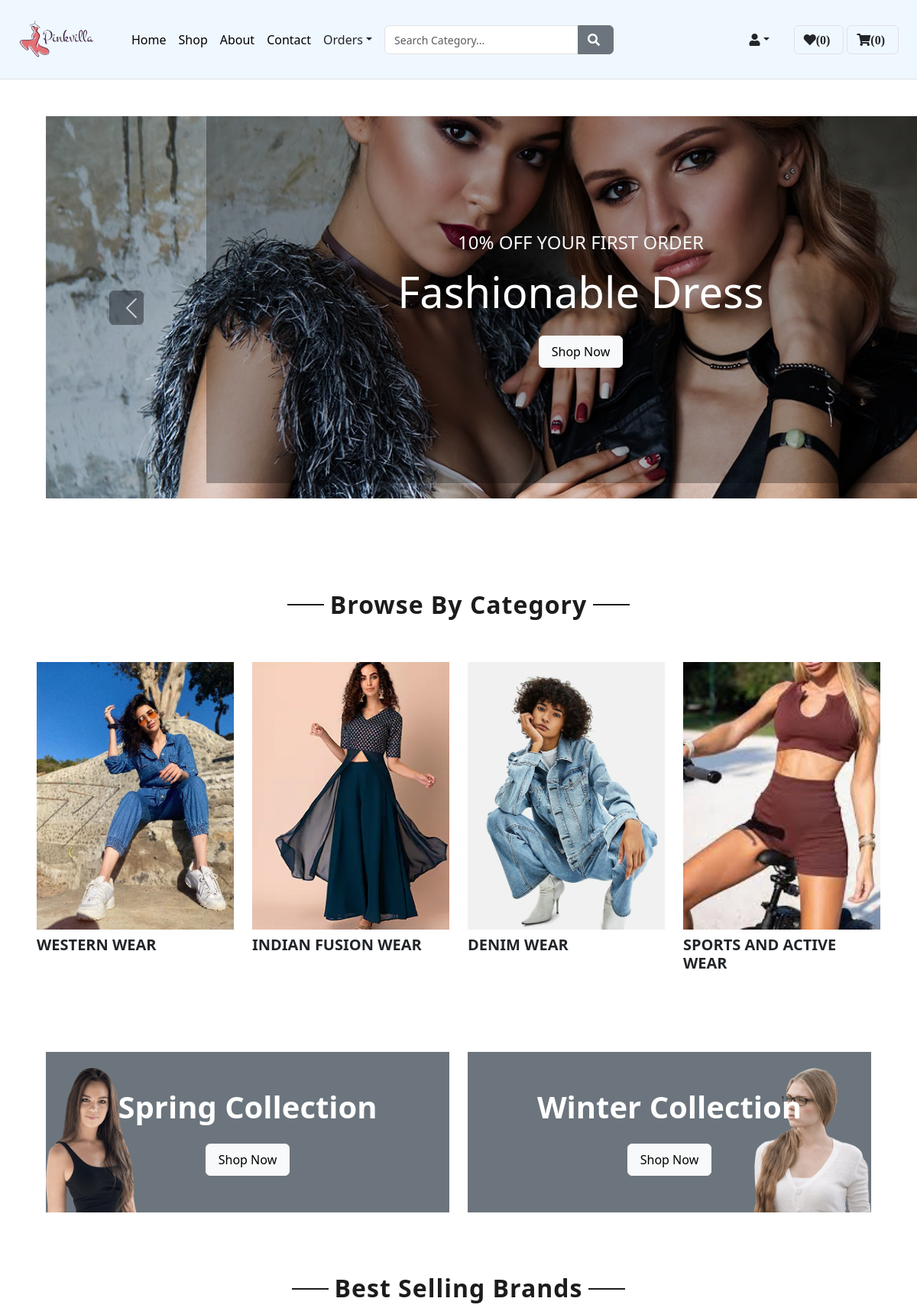
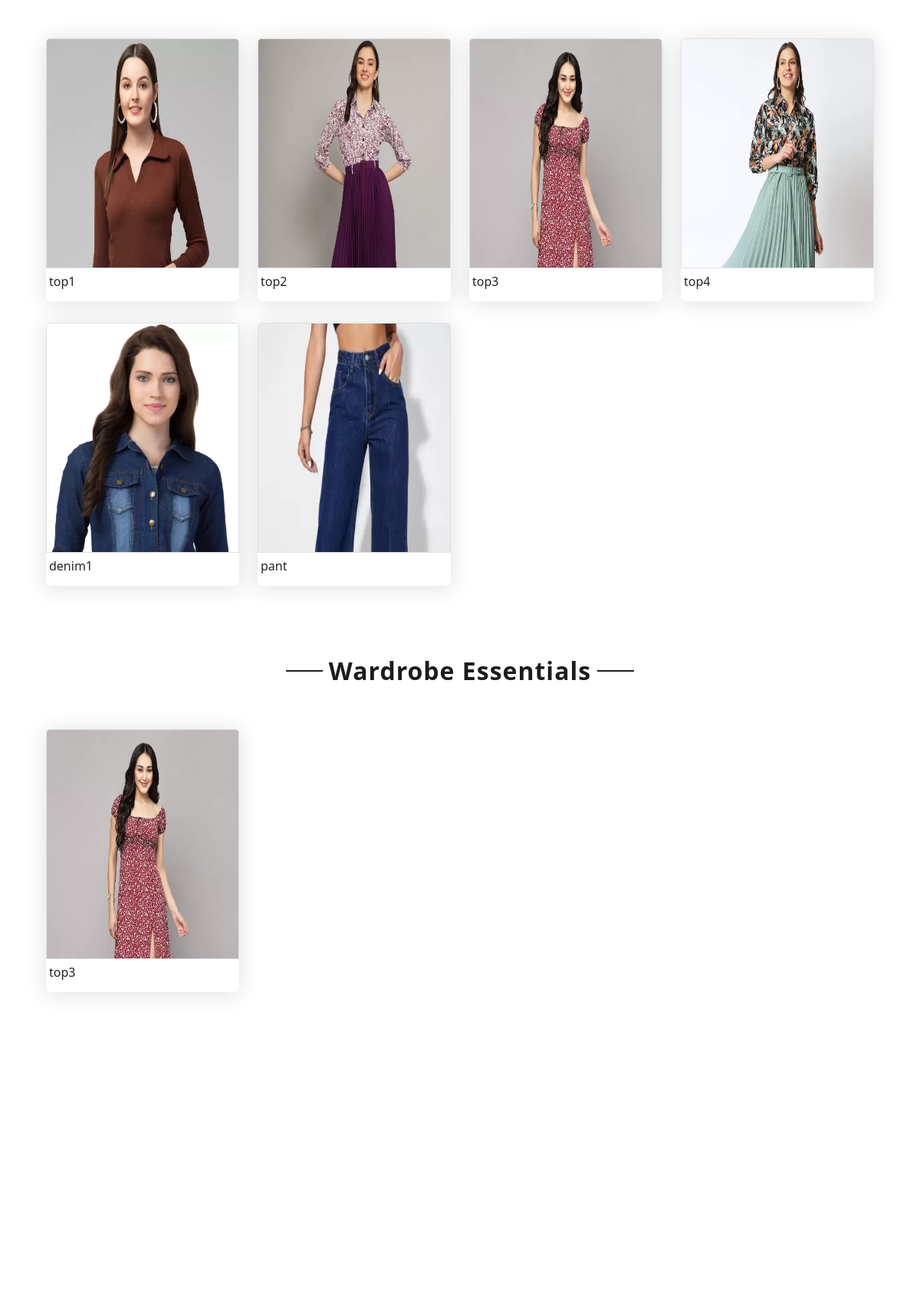
The page / (signed in, upper part) on the database its author committed (2 pictures, top to bottom).
### app1/models.py (models this page shows, shortened)
class category(models.Model):
    id = models.AutoField(primary_key=True)
    name = models.CharField(max_length=100)
    category_image = models.ImageField(upload_to='category',default='default_image.jpg')

class Product(models.Model):
    id = models.AutoField(primary_key=True)
    name = models.CharField(max_length=100)
    brand = models.ForeignKey(Brand,on_delete=models.CASCADE)
    category = models.ForeignKey(category,on_delete=models.CASCADE)
    description = models.TextField()
    sales_count = models.PositiveIntegerField(default=0)
    wardrobe_essential = models.BooleanField(default=False)
    offer = models.ForeignKey(Offer, on_delete=models.SET_NULL, blank=True, null=True)
    image = models.ImageField(blank=True, upload_to='images/')

### app1/views.py (the view, shortened to what this page needs)
# urls.py: path('', views.user_home, name='userhome'),
@never_cache
def user_home(request):
    if 'username' in request.session:
        username = request.session["username"]
        user = custom_user.objects.get(username=username)
        wishlistobj = Wishlist.objects.filter(username=user)
        wishlist_count = wishlistobj.count()
        cart = Cart.objects.filter(username = user)
        cart_count = cart.count()
        categories = category.objects.all()
        best_selling_products = Product.objects.order_by('-sales_count')[:8]
        wardrobe_essentials = Product.objects.filter(wardrobe_essential=True)[:4]
        return render(request, 'user_home.html', {
            'categories': categories,
            'best_selling_products': best_selling_products,
            'wardrobe_essentials': wardrobe_essentials,
            'wishlist_count':wishlist_count,
            "cart":cart,
            "cart_count":cart_count,
        })
    else:
        return redirect('home_before')

### app1/templates/user_home.html (shortened to what this page needs)
<!DOCTYPE html>
<html lang="en">
  {% load static %}
<head>
    <link href="https://cdnjs.cloudflare.com/ajax/libs/font-awesome/5.10.0/css/all.min.css" rel="stylesheet">
    <link href="lib/owlcarousel/assets/owl.carousel.min.css" rel="stylesheet">
    <link href="/static/app/css/style.min.css" rel="stylesheet">
    <link href="{% static 'app/css/style.css' %}" rel="stylesheet">
    <link href="https://cdn.jsdelivr.net/npm/bootstrap@5.3.0/dist/css/bootstrap.min.css" rel="stylesheet">
</head>
<body>
    <div class="row align-items-center py-1 px-xl-4" style=" background-color: aliceblue;">
        <div class="d-flex align-items-center">
            <div class="mr-5 d-none d-lg-block">
                <a href="" class="text-decoration-none">
                    <h1 class="mb-3 display-5 font-weight-semi-bold">
                             <img src="{% static "app/img/product/logo2.png" %}" alt="Logo" class="img-fluid"  style="width: 100px; height: auto; ">
                    </h1>
                </a>
            </div>
            <div class="mr-3">
                <a href="{% url 'userhome' %}" style="text-decoration: none;">
                    <button type="button" style="border: none; background: none; padding: 0; cursor: pointer;">Home</button>
                </a>
            </div>
            <div class="mr-3">
                <a href="{% url 'shop' %}" style="text-decoration: none;">
                    <button type="button" style="border: none; background: none; padding: 0; cursor: pointer;">Shop</button>
                </a>
            </div>
            <div class="mr-3">
                <a href="{% url 'about' %}" style="text-decoration: none;">
                    <button type="button" style="border: none; background: none; padding: 0; cursor: pointer;">About</button>
                </a>
            </div>
            <div class="mr-3">
                <a href="{% url 'contact' %}" style="text-decoration: none;">
                    <button type="button" style="border: none; background: none; padding: 0; cursor: pointer;">Contact</button>
                </a>
            </div>
            <div class="nav-item dropdown mr-3">
                <a href="#" class="nav-link dropdown-toggle" data-toggle="dropdown">Orders</a>
            </div>
            {% block search %}
                    <form action="" method="POST" class="flex-grow-1">
                        <div class="input-group" style="width: 300px;">
                            <input type="text" class="form-control" name="search" placeholder="Search Category...">
                            <div class="input-group-append">
                                <button type="submit" class="btn btn-secondary">
                                    <i class="fa fa-search"></i>
                                </button>
                            </div>
                        </div>
                    </form>
            {% endblock search %}
                <div class="nav-item dropdown mr-3">
                    <a href="#" class="nav-link dropdown-toggle " data-toggle="dropdown"><i class="fa fa-user" aria-hidden="true"></i></a>
                </div>
                <a href="{% url 'wishlist' %}" class="btn border ml-3">
                    <i class="fas fa-heart">({{ wishlist_count }})</i>
                </a>
                <a href="{% url 'show-cart' %}" class="btn border ml-1">
                    <i class="fas fa-shopping-cart">({{ cart_count }})</i>
                </a>
            </div>
        </div>
   {% block main-content%}
<div class="container-fluid mb-5">
    <div class="row border-top px-xl-5">
        <div class="col-lg-9">
            <div id="header-carousel" class="carousel slide mt-5 " data-ride="carousel" style="width: 1400px;">
                <div class="carousel-inner">
                    <div class="carousel-item active" style="height:500px; ">
                        <img class="img-fluid" src="{% static "app/img/product/carousel-1.jpg"%}" alt="Image">
                        <div class="carousel-caption d-flex flex-column align-items-center justify-content-center">
                            <div class="p-3" style="max-width: 700px;">
                                <h4 class="text-light text-uppercase font-weight-medium mb-3">10% Off Your First Order</h4>
                                <h3 class="display-4 text-white font-weight-semi-bold mb-4">Fashionable Dress</h3>
                                <a href="{% url 'shop' %}" class="btn btn-light py-2 px-3">Shop Now</a>
                            </div>
                        </div>
                    </div>
                </div>
                <a class="carousel-control-prev" href="#header-carousel" data-slide="prev">
                    <div class="btn btn-dark" style="width: 45px; height: 45px;">
                        <span class="carousel-control-prev-icon mb-n2"></span>
                    </div>
                </a>
            </div>
        </div>
    </div>
</div>
<br>
    <br>
    <br>
    <div class="text-center mb-4">
        <h2 class="section-title px-5"><span class="px-2">Browse By Category</span></h2>
    </div>
    <div class="row px-xl-5 pb-3">
        {% for category in categories %}
        <div class="col-lg-3 col-md-3 pb-3 mt-4 ">
                <a href="{% url 'user_product' category.id %}" class="cat-img position-relative overflow-hidden mb-3" style="height: 300px; width: 300px;">
                    <img class="img-fluid" src="{{ category.category_image.url}}" alt="" style="height: 350px; width:300px; object-fit: cover;">
                </a>
                <h5 class="font-weight-semi-bold m-0 ">{{ category.name }}</h5>
        </div>
        {% endfor %}
    </div>
    {% endblock main-content%}
    <br>
    {% block content%}
    <div class="container-fluid offer pt-5">
        <div class="row px-xl-5">
            <div class="col-md-6 pb-4">
                <div class="position-relative bg-secondary text-center text-md-right text-white mb-2 py-5 px-5">
                    <img src="{% static "app/img/product/offer-1.png"%}" alt="">
                    <div class="position-relative" style="z-index: 1;">
                        <h1 class="mb-4 font-weight-semi-bold">Spring Collection</h1>
                        <a href="{% url 'shop' %}" class="btn btn-light py-2 px-3">Shop Now</a>
                    </div>
                </div>
            </div>
            <div class="col-md-6 pb-4">
                <div class="position-relative bg-secondary text-center text-md-left text-white mb-2 py-5 px-5">
                    <img src="{% static "app/img/product/offer-2.png"%}" alt="">
                    <div class="position-relative" style="z-index: 1;">
                        <h1 class="mb-4 font-weight-semi-bold">Winter Collection</h1>
                        <a href="{% url 'shop' %}" class="btn btn-light py-2 px-3">Shop Now</a>
                    </div>
                </div>
            </div>
        </div>
    </div>
    <div class="container-fluid pt-5">
        <div class="text-center mb-4">
            <h2 class="section-title px-5"><span class="px-2">Best Selling Brands</span></h2>
        </div>
        <br>
        <div class="row px-xl-5 pb-3 ">
            {% for product in best_selling_products %}
            <div class="col-lg-3 col-md-6 col-sm-12 pb-1">
                <div class="card product-item border-0 mb-4" >
                    <a href="{% url 'product_detail' product.id %}" >
                    <div class="card-header product-img position-relative overflow-hidden bg-transparent border p-0">
                        <img class="img-fluid w-100 " src="{{ product.image.url }}" alt="" style="height: 500px;">
                    </div>  </a>
                        <div class="d-flex p-1 pt-0 pb-2" style="justify-content: space-between;">
                        <h6 class="text-truncate mb-2 mt-2">{{ product.name }}</h6>
                    </div>
                </div>
            </div>
            {% endfor %}
        </div>
    </div>
        <div class="container-fluid pt-5">
        <div class="text-center mb-4">
            <h2 class="section-title px-5"><span class="px-2">Wardrobe Essentials</span></h2>
        </div>
        <br>
        <div class="row px-xl-5 pb-3">
            {% for product in wardrobe_essentials %}
            <div class="col-lg-3 col-md-6 col-sm-12 pb-1">
                <div class="card product-item border-0 mb-4">
                    <a href="{% url 'product_detail' product.id %}" >
                        <div class="card-header product-img position-relative overflow-hidden bg-transparent border p-0">
                            <img class="img-fluid w-100 " src="{{ product.image.url }}" alt="" style="height: 500px;">
                        </div>  </a>
                    <div class="d-flex p-1 pt-0 pb-2" style="justify-content: space-between;">
                        <h6 class="text-truncate mb-2 mt-2 ">{{ product.name }}</h6>
                    </div>
                </div>
            </div>
            {% endfor %}
        </div>
    </div>
    {% endblock content%}
    <br>
    <br>
</body>
</html>

### rows shown on the page
category: category_image (picture), name "WESTERN WEAR"
category: category_image (picture), name "INDIAN FUSION WEAR"
category: category_image (picture), name "DENIM WEAR"
category: category_image (picture), name "SPORTS AND ACTIVE WEAR"
Product: image (picture), name "top1"
Product: image (picture), name "top2"
Product: image (picture), name "top3"
Product: image (picture), name "top4"
Product: image (picture), name "denim1"
Product: image (picture), name "pant"

### other values the page prints
{{ wishlist_count }} "0"
{{ cart_count }} "0"
